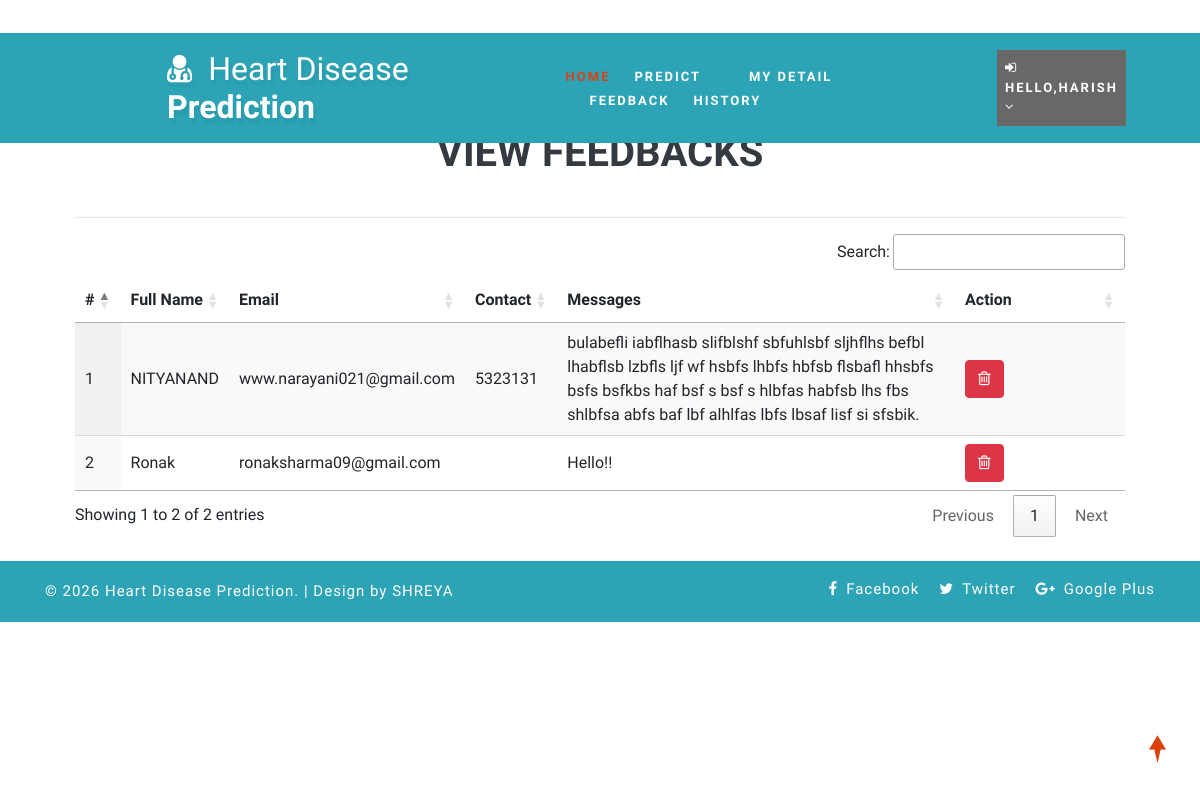
The app's page /view_feedback (signed in) with its own data.
### health/models.py (models this page shows, shortened)
class Feedback(models.Model):
    user = models.ForeignKey(User, on_delete=models.CASCADE, null=True)
    messages = models.TextField(null=True)
    date = models.DateField(auto_now=True)

class Patient(models.Model):
    user = models.ForeignKey(User, on_delete=models.CASCADE, null=True)
    contact = models.CharField(max_length=100, null=True)
    address = models.CharField(max_length=100, null=True)
    dob = models.DateField(null=True)
    image = models.FileField(null=True)

### health/views.py (the view)
# urls.py: path('view_feedback', View_Feedback,name="view_feedback"),
@login_required(login_url="login")
def View_Feedback(request):
    dis = Feedback.objects.all()
    d = {'dis':dis}
    return render(request,'view_feedback.html',d)

### health/templates/view_feedback.html
{% extends 'index.html' %}
{% load static %}
{% block body %}
<div class="container-fluid" style="width:90%;margin-top:8%">
                    <div class="container-fluid">
                        <h1 align="center" class="w3ls-title text-uppercase text-dark font-weight-bold">View Feedbacks</h1><br>
                         </div><hr>
                                <table id="example" class="display" style="width:100%">
                                  <thead>
                                    <tr>
                                      <th>#</th>
                                      <th>Full Name</th>
                                      <th>Email</th>
                                      <th>Contact</th>
                                      <th>Messages</th>
                                      <th>Action</th>
                                  </tr>
                              </thead>
                              <tbody>
                              {% for i in dis %}
                                <tr>
                                  <td>{{forloop.counter}}</td>
                                  <td>{{i.user.first_name}} {{i.user.user.last_name}}</td>
                                  <td>{{i.user.email}}</td>
                                  <td>{{i.user.patient_set.all.0.contact}}</td>
                                  <td>{{i.messages}}</td>
                                  <td style="width:150px">
                                      <a href="{% url 'delete_feedback' i.id %}" ><button class="btn btn-danger" onclick="return confirm('Are you sure?')"><i class="fa fa-trash-o"></i></button></a></td>
                              </tr>
                              {% endfor %}
                          </tbody>
                      </table>
                  </div>
{% endblock %}

### health/templates/index.html (shortened to what this page needs)
<!DOCTYPE html>
{% load static %}
<html lang="zxx">
<head>
	<link rel="stylesheet" href="{% static 'css/bootstrap.css' %}">
	<link href="{% static 'css/css_slider.css' %}" type="text/css" rel="stylesheet" media="all">
	<link rel="stylesheet" href="{% static 'css/style.css' %}" type="text/css" media="all" />
	<link href="{% static 'css/font-awesome.min.css' %}" rel="stylesheet">
<link rel='stylesheet' type='text/css' href="https://cdn.datatables.net/1.10.21/css/jquery.dataTables.min.css">
<link rel='stylesheet' type='text/css' href="https://cdn.datatables.net/buttons/1.6.2/css/buttons.dataTables.min.css">
</head>
<body>
	<div id="home" style="margin-bottom:2%">
		<header>
			<div class="top-bar py-3">
				<div class="container">
					<div class="row">
						<div class="col-xl-7 col-lg-6 col-md-4 top-social-agile text-md-right text-center mt-md-0 mt-2">
							<div class="row">
								<div class="col-xl-3 col-lg-4 col-6 top-w3layouts p-md-0 text-right">
								</div>
								<div class="col-xl-3 col-lg-4 col-6 header-w3layouts text-md-right text-left">
								</div>
							</div>
						</div>
					</div>
				</div>
			</div>
		</header>
		<div class="main-top" style="background:rgb(44, 164, 182)">
			<div class="container-fluid">
				<div class="header d-md-flex justify-content-between align-items-center py-3">
					<div id="logo" style="margin-left:13%">
						<h1>
							<a href="index.html">
								<span class="fa fa-user-md mr-2"></span>
								<span class="logo-sp">Heart Disease</span> Prediction
							</a>
						</h1>
					</div>
					{% if request.user.is_staff %}
					<div class="nav_w3ls" style="margin-right:4%">
						<nav>
							<label for="drop1" class="toggle">Menu</label>
							<input type="checkbox" id="drop1" />
							<ul class="menu" style="padding:15px;width:100%">
								<li class="mx-lg-4 mx-md-3 my-md-0 my-2"><a href="{% url 'admin_home' %}" >Home</a></li>
								<li>
									<label for="drop-2" class="toggle toogle-2"> <span class="fa fa-angle-down" aria-hidden="true"></span>
									</label>
									<a href="#"> Doctor <span class="fa fa-angle-down" aria-hidden="true"></span></a>
									<ul style="margin-top:2%;width:40%;margin-right:0%">
										<li style="width:100%;"><a href="/add_doctor" class="drop-text">Add Doctor</a></li>
										<li style="width:100%;"><a href="/view_doctor" class="drop-text">View Doctor</a></li>
									</ul>
								</li>
								<li class="mx-lg-4 mx-md-3 my-md-0 my-2"><a href="/view_patient">Patient</a></li>
								<li class="mx-lg-4 mx-md-3 my-md-0 my-2">
									<a href="/view_search_pat">Searched Data</a></li>
								<li><a href="/view_feedback">Feedback</a></li>
							</ul>
						</nav>
					</div>
					<div class="nav_w3ls" style="margin-right:3%">
						<nav>
							<label for="drop2" class="toggle">Menu</label>
							<input type="checkbox" id="drop2" />
							<ul class="menu">
								<li class="mx-lg-4 mx-md-3 my-md-0 my-2" style="background:red;padding:8px">
									<label for="drop-2" class="toggle toogle-2"> <span class="fa fa-angle-down" aria-hidden="true"></span>
									</label>
									<a href="#"><i class="fa fa-user"></i> {{request.user.username}} <span class="fa fa-angle-down" aria-hidden="true"></span></a>
									<ul style="margin-top:10%;width:80%;margin-right:5%">
										<li style="width:100%;"><a href="{% url 'change_password' %}" class="drop-text">Password</a></li>
										<li style="width:100%;"><a href="{% url 'logout' %}" class="drop-text">Logout</a></li>
									</ul>
								</li>
							</ul>
						</nav>
					</div>
					{% elif request.user.patient_set.all.0 %}
					<div class="nav_w3ls" style="margin-left:5%;font-weight:bold">
						<nav>
							<ul class="menu" style="padding:15px;width:100%">
								<li><a href="{% url 'patient_home' %}" class="active">Home</a></li>
								<li class="mx-lg-4 mx-md-3 my-md-0 my-2"><a href="/add_heartdetail">Predict</a></li>
								<li class="mx-lg-4 mx-md-3 my-md-0 my-2"><a href="/profile_doctor">My Detail</a></li>
								<li class="mx-lg-4 mx-md-3 my-md-0 my-2"><a href="/sent_feedback">Feedback</a></li>
								<li><a href="/view_search_pat">History</a></li>
							</ul>
						</nav>
					</div>
					<div class="nav_w3ls" style="margin-right:3%">
						<nav>
							<ul class="menu">
								<li class="mx-lg-4 mx-md-3 my-md-0 my-2" style="background:#6a6767;padding:8px">
									<a href="#"><i class="fa fa-sign-in"></i> Hello,{{request.user.username}} <span class="fa fa-angle-down" aria-hidden="true"></span></a>
								</li>
							</ul>
						</nav>
					</div>
					{% endif %}
				</div>
			</div>
		</div>
		{% block body %}
		{% endblock %}
	</div>
	<div class="copy-w3pvt" style="background:rgb(44, 164, 182);color:white">
		<div class="container py-3">
			<div class="row">
				<div class="col-lg-7 w3ls_footer_grid1_left text-lg-left text-center">
					<p style="color:white">&copy; 2026 Heart Disease Prediction. | Design by SHREYA</a>
					</p>
				</div>
				<div class="col-lg-5 w3ls_footer_grid_left1_pos text-lg-right text-center mt-lg-0 mt-2">
					<ul style="color:white">
						<li>
							<a href="#" style="color:white" class="facebook">
								<span class="fa fa-facebook-f mr-2"></span>Facebook</a>
						</li>
						<li class="mx-3">
							<a href="#" style="color:white" class="twitter">
								<span class="fa fa-twitter mr-2"></span>Twitter</a>
						</li>
						<li>
							<a href="#" style="color:white" class="google">
								<span class="fa fa-google-plus mr-2"></span>Google Plus</a>
						</li>
					</ul>
				</div>
			</div>
		</div>
	</div>
	<a href="#home" style="color:white" class="move-top text-center"></a>
</body>
</html>

### health/static/css/style.css (style rules this page uses)
body { padding: 0; margin: 0; background: #FFF; font-family: 'Quicksand', sans-serif; }
body a, body button { transition: 0.5s all; -webkit-transition: 0.5s all; -moz-transition: 0.5s all; -o-transition: 0.5s all; -ms-transition: 0.5s all; text-decoration: none; }
html { scroll-behavior: smooth; }
h1, h2, h3, h4, h5, h6 { margin: 0; padding: 0; font-family: 'Mukta', sans-serif; }
p { margin: 0; padding: 0; font-size: 15px; letter-spacing: 1px; line-height: 1.9; color: #999; font-family: 'Quicksand', sans-serif; }
ul, ol { margin: 0; padding: 0; }
a.move-top { width: 34px; height: 34px; background: url(../images/move-top.png) no-repeat; display: inline-block; position: fixed; bottom: 4%; right: 2%; z-index: 0; }
#home { position: relative; }
.main-top { position: absolute; z-index: 999; width: 100%; background: rgba(0, 0, 0, 0.4); }
nav { margin: 0; padding: 0; }
#logo a { float: left; display: initial; font-weight: 700; font-size: 32px; color: #fff; text-shadow: 2px 5px 3px rgba(0, 0, 0, 0.06); padding: 0; }
span.logo-sp { font-weight: 100; }
nav:after { content: ""; display: table; clear: both; }
nav ul { float: right; padding: 0; margin: 0; list-style: none; position: relative; }
nav ul li { margin: 0px; display: inline-block; float: left; }
nav a { padding: 0; color: #fff; font-size: 13px; letter-spacing: 2px; font-weight: 700; text-transform: uppercase; display: inline-block; transition: 0.5s all; -webkit-transition: 0.5s all; -moz-transition: 0.5s all; -o-transition: 0.5s all; -ms-transition: 0.5s all; }
.menu li a.active, .menu li a:hover { color: #2196f3; transition: 0.5s all; -webkit-transition: 0.5s all; -moz-transition: 0.5s all; -o-transition: 0.5s all; -ms-transition: 0.5s all; color: #d84315; }
li>a:only-child:after { content: ''; }
.w3ls_footer_grid_left1_pos ul li, ul.list-part li { display: inline-block; }
.w3ls_footer_grid_left1_pos ul li a { color: #000; text-decoration: none; letter-spacing: 1px; font-size: 15px; }
.w3ls_footer_grid1_left p { color: #484848; font-weight: 500; }

### records on screen
Feedback: user.first_name "NITYANAND", user.email "www.narayani021@gmail.com", user.patient_set.all.0.contact "5323131", messages "bulabefli iabflhasb slifblshf sbfuhlsbf sljhflhs befbl lhabflsb lzbfls ljf wf hsbfs lhbfs hbfsb flsbafl hhsbfs bsfs bsfkbs haf bsf s bsf s hlbfas habfsb lhs fbs shlbfsa abfs baf lbf alhlfas lbfs lbsaf lisf si sfsbik."
Feedback: user.first_name "Ronak", user.email "ronaksharma09@gmail.com", messages "Hello!!"

### other values on screen
{{ request.user.username }} "HARISH"
